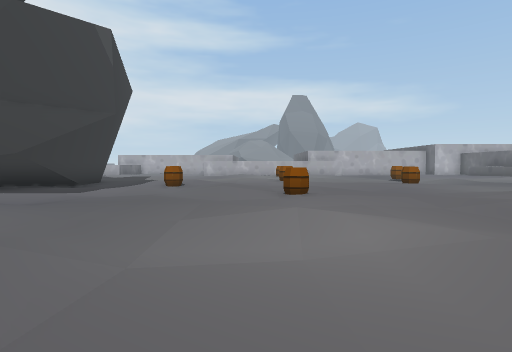
[1] (above)

23 first-person views from a walk through a Unity game level. The camera is 1.5 m above the floor, tilts 2° down and sees 80° across. The floor is counted in squares, 2 m on a side. Each view is taken from the middle of a square. On the plan, view 1 faces up. The plan holds only what a view shows up to about 10 squares ahead; the rest is blank. The place goes on beyond the plan. The player character is not drawn. Some surface patterns are stand-ins.

[2]
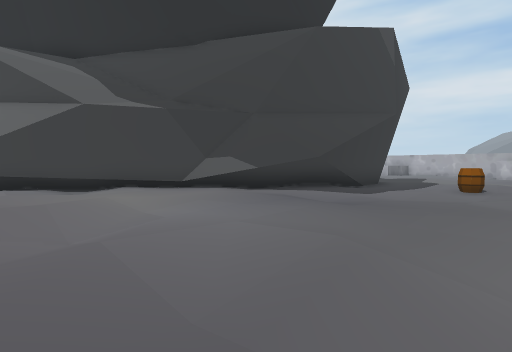

[3]
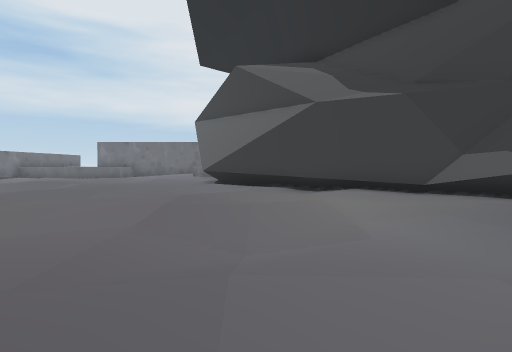

[4]
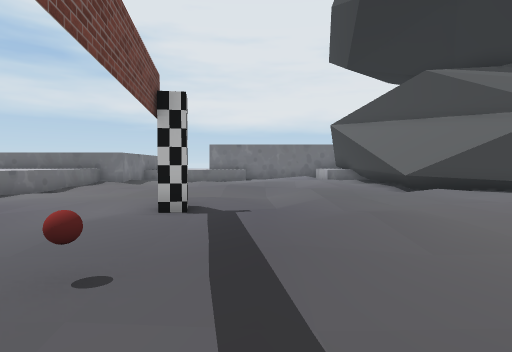

[5]
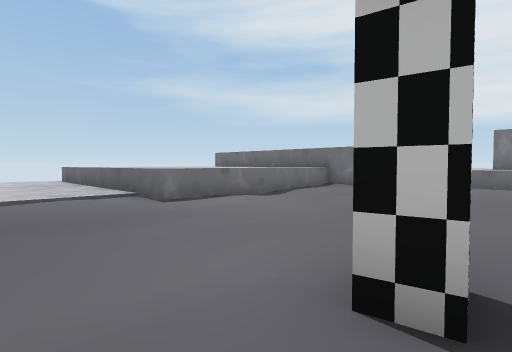

[6]
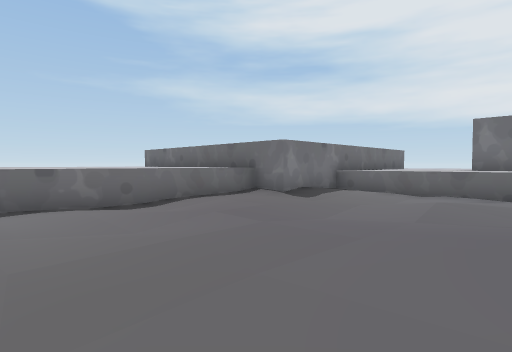

[7]
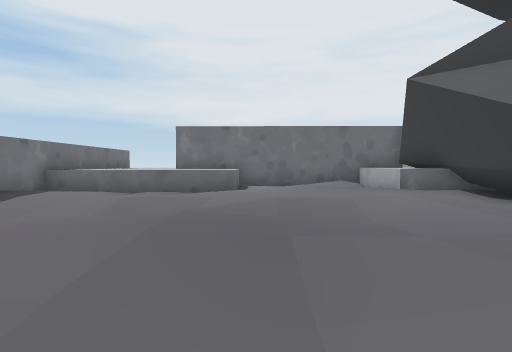

[8]
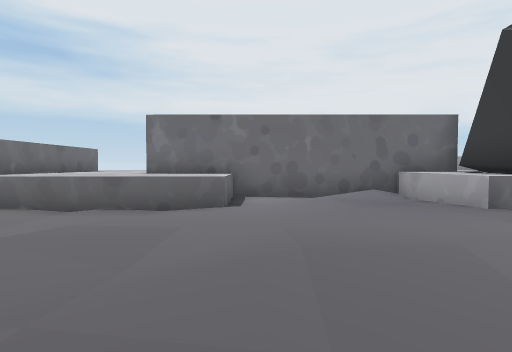

[9]
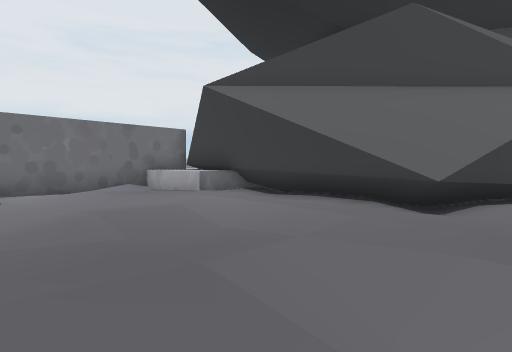

[10]
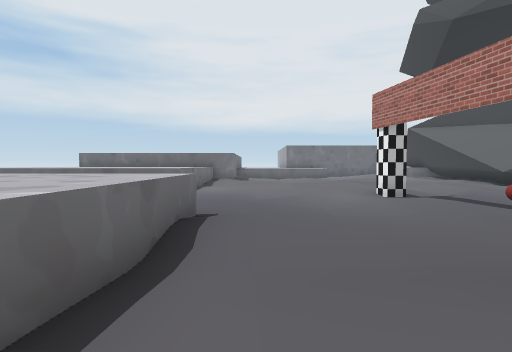

[11]
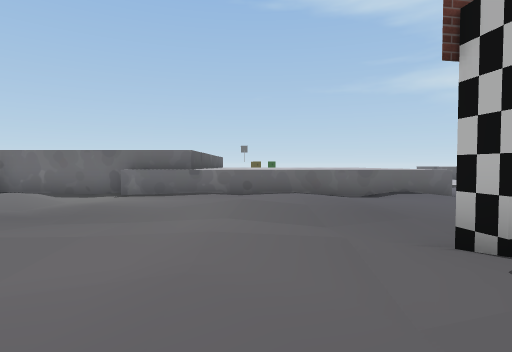

[12]
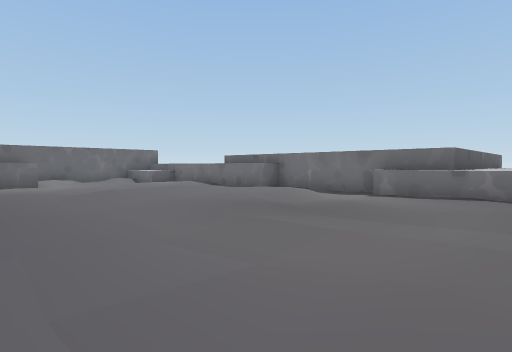

[13]
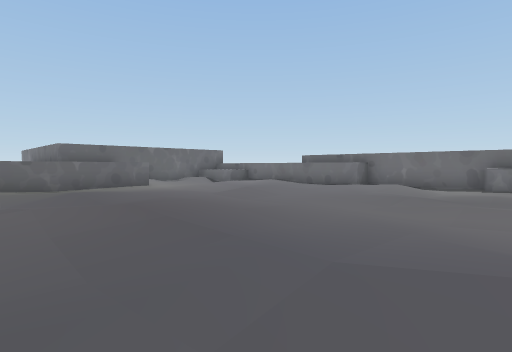

[14]
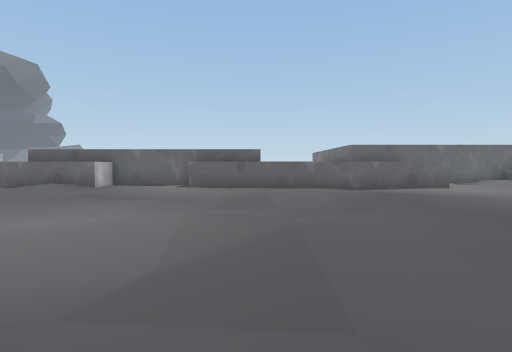

[15]
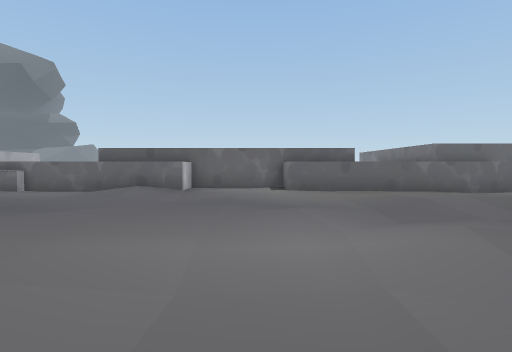

[16]
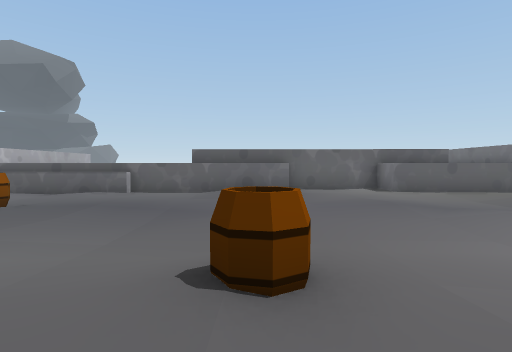

[17]
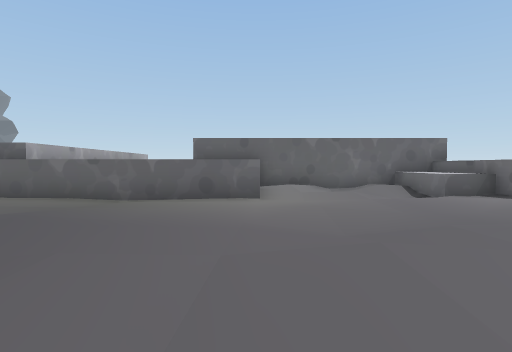

[18]
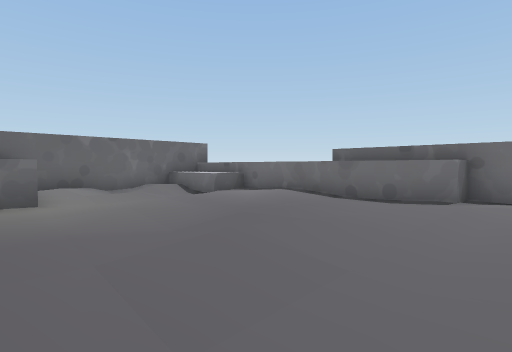

[19]
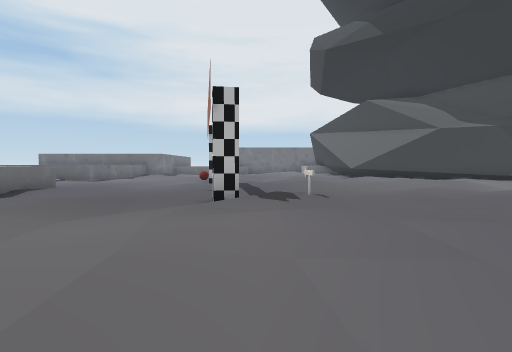

[20]
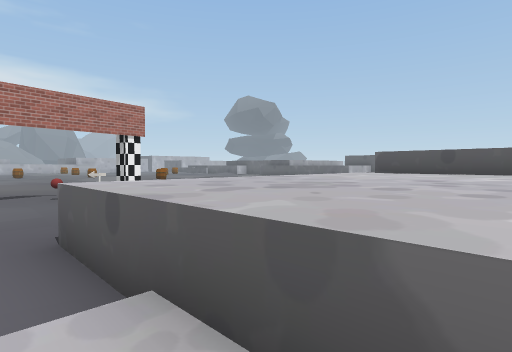

[21]
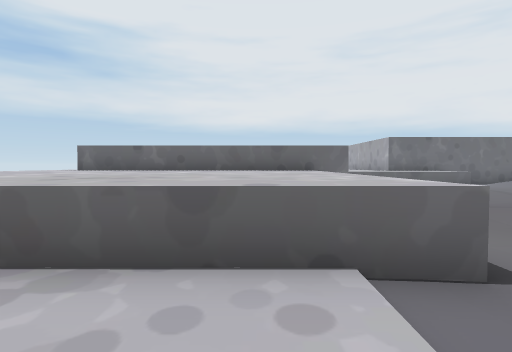

[22]
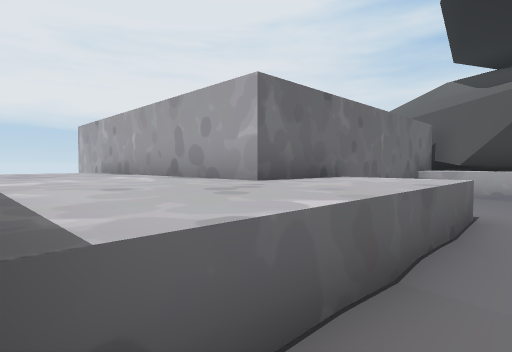

[23]
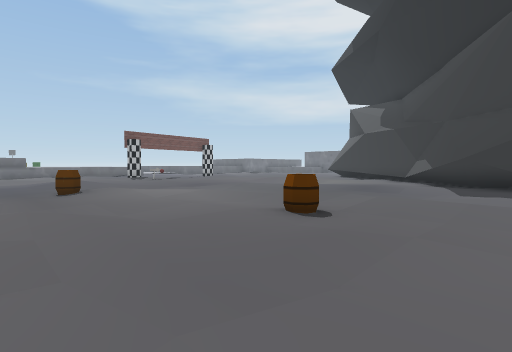

### Floor plan
Key: @ floor where view 1 was taken; # wall or solid block; . main floor; : floor 0.25 m higher than the main floor; - floor 0.25 m lower than the main floor; / step, stairs or slope; = window, fence, low wall or low ledge; ^ raised ledge; B barrel.
Columns run from 23 left of view 1 to 16 right of it. Each row starts with its distance up from view 1.
 10                  #-.B/ ..-/.........^
  9                 ##-.-///////.-......^
  8                 #.---///..//.---....^
  7               ###----.//B...//-.--./^#
  6              ##..//-../-..../B///-//^#
  5              #...../.../..-/...../-.^#
  4             ##.........:/..//...../-.#
  3             #/..-/..:/-///../........#
  2            ##-..///////-/:..//./.--.##
  1            #.....//////./:B.////---.##
  0      ^    ##///::://./-@  --///////.##
 -1   ^#^######/...//:....   .--//////..^
 -2   ^^^^//......-..../..-. /---.:///..^
 -3   #/.:::::....-...../...///.....//.-^
 -4   #/...://...././/.......//-/.......^
 -5   #/..../..////..:..=/-..----.......^
 -6   #..../:../-///....///////----.-...^^^#
 -7   ^^^..-/.:./.:/.....#//.../-.-///...//#
 -8   ^^^////......#.....-//.--.-....-/..//#
 -9 ^^^^^-////......-/....-//-//......-.///#
-10 ^^^^^-----./.....--..../.-.-/../-...///#
-11 ^^^^^/--...//.--/........---/....../.^^^
-12 ^^^^^.//..-.----..^^^^^^^^^--/.^^^^^^^^^
-13      ##.../-.-....^^^^^^^######  #
-14        ^^^^^^^....^^^^^^^#
-15        ^^^^^^^....^^^^^^^#
-16        ^^^^^^^....^^^^^  #

Where each view was taken, in squares from view 1:
view 1: 0 up, 0 right, facing up
view 2: 0 up, 1 left, facing up-left
view 3: 1 up, 2 left, facing left
view 4: 6 down, 2 left, facing left
view 5: 7 down, 6 left, facing down-left
view 6: 7 down, 10 left, facing down-left
view 7: 6 down, 10 left, facing left
view 8: 6 down, 13 left, facing left
view 9: 7 down, 11 left, facing up-left
view 10: 11 down, 0 right, facing left
view 11: 4 down, 0 right, facing down
view 12: 4 down, 0 right, facing down-right
view 13: 1 down, 2 right, facing down-right
view 14: 0 up, 3 right, facing right
view 15: 3 up, 4 right, facing right
view 16: 6 up, 4 right, facing right
view 17: 6 down, 6 right, facing right
view 18: 5 down, 6 right, facing down-right
view 19: 6 down, 4 right, facing left
view 20: 16 down, 6 left, facing up-right
view 21: 15 down, 7 left, facing left
view 22: 12 down, 18 left, facing up-left
view 23: 10 up, 5 right, facing down-left
